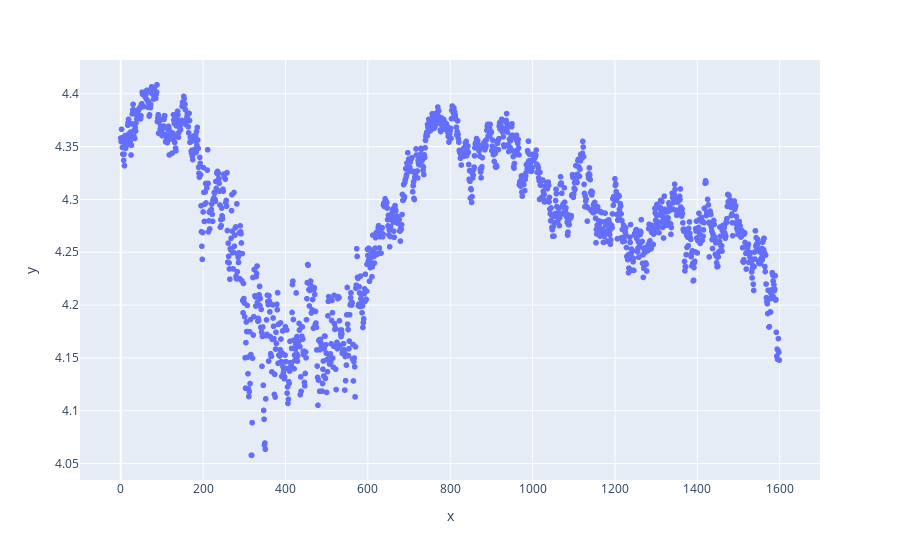

The notebook cell saved with this chart:
### Code cell
fig = px.scatter(x=time_vec, y=entropy)
fig.show()

### Figure 1 — Plotly figure (JSON) as saved in the notebook; plotly's stock layout.template omitted (floating-point values rounded to 4 significant figures; data arrays with more than 128 entries replaced by an {"elided": "..."} marker saying what was removed)
{"data": [{"hovertemplate": "x=%{x}<br>y=%{y}<extra></extra>", "legendgroup": "", "marker": {"color": "#636efa", "symbol": "circle"}, "mode": "markers", "name": "", "showlegend": false, "type": "scattergl", "x": {"elided": "1600 int values"}, "xaxis": "x", "y": {"elided": "1600 float values"}, "yaxis": "y"}], "layout": {"legend": {"tracegroupgap": 0}, "margin": {"t": 60}, "xaxis": {"anchor": "y", "domain": [0, 1], "title": {"text": "x"}}, "yaxis": {"anchor": "x", "domain": [0, 1], "title": {"text": "y"}}}}
